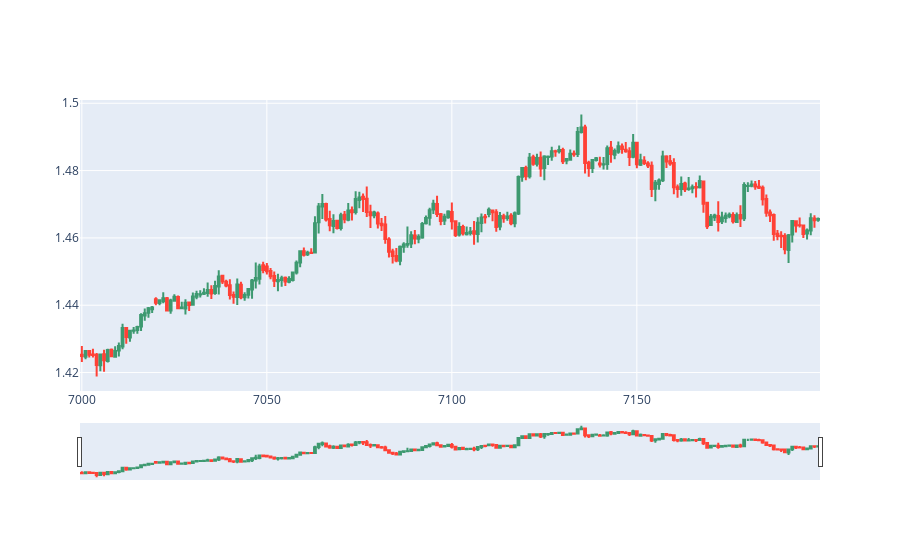

The code cell stored with this chart in its notebook:
### Code cell
dfpl = df[7000:7200]
import plotly.graph_objects as go
from datetime import datetime

fig = go.Figure(data=[go.Candlestick(x=dfpl.index,
                open=dfpl['open'],
                high=dfpl['high'],
                low=dfpl['low'],
                close=dfpl['close'])])

fig.show()

### Figure 1 — Plotly figure (JSON) as saved in the notebook; plotly's stock layout.template omitted (floating-point values rounded to 4 significant figures; data arrays with more than 128 entries replaced by an {"elided": "..."} marker saying what was removed)
{"data": [{"close": {"elided": "200 float values"}, "high": {"elided": "200 float values"}, "low": {"elided": "200 float values"}, "open": {"elided": "200 float values"}, "type": "candlestick", "x": {"elided": "200 int values"}}], "layout": {}}
